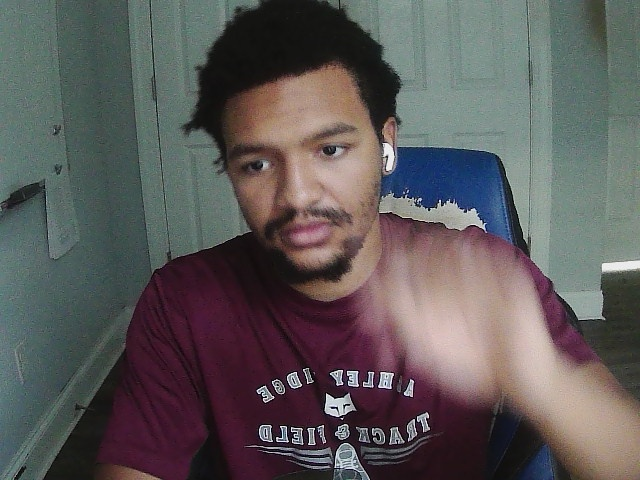
#> input picture dataset1/hand/hand_0.jpg, 640 x 480 px, given in place of the camera
$ python handtracker.py
#> lines starting #> are read from the running program, lines starting #| are printed output that depends on the picture; after the words box and inside, x2 and y2 are one past the last pixel; in counts of white or black regions, pixels touching at a corner belong together
import cv2
import numpy as np
import math
import json
import os

cv2.namedWindow("Hand Tracking", cv2.WINDOW_NORMAL)
cap = cv2.VideoCapture(0)

# Combined YCrCb and HSV thresholds
lower_YCrCb = np.array([0, 133, 77], dtype=np.uint8)
upper_YCrCb = np.array([255, 173, 127], dtype=np.uint8)

lower_HSV = np.array([0, 30, 60], dtype=np.uint8)
upper_HSV = np.array([20, 150, 255], dtype=np.uint8)

GESTURE_FILE = "gestures.json"

# Load or initialize gesture data
if os.path.exists(GESTURE_FILE):
    with open(GESTURE_FILE, "r") as f:
#> (reads gestures.json from the repository)
        gesture_db = json.load(f)
else:
    gesture_db = {}

def save_gesture_data():
    with open(GESTURE_FILE, "w") as f:
        json.dump(gesture_db, f)

# [39 lines left out: functions extract_gesture_vector, match_gesture, not called in this run]

def get_combined_skin_mask(frame):
    ycrcb = cv2.cvtColor(frame, cv2.COLOR_BGR2YCrCb)
    hsv = cv2.cvtColor(frame, cv2.COLOR_BGR2HSV)
    mask1 = cv2.inRange(ycrcb, lower_YCrCb, upper_YCrCb)
    mask2 = cv2.inRange(hsv, lower_HSV, upper_HSV)
    combined_mask = cv2.bitwise_and(mask1, mask2)
    combined_mask = cv2.GaussianBlur(combined_mask, (5, 5), 0)
    return combined_mask

recording = False
current_label = ""
sample_buffer = []

while True:
    ret, frame = cap.read()
#> frame is the input picture: shape (480, 640, 3); mean B, G, R 89.7, 89.8, 93.3
    if not ret:
        break

    frame = cv2.flip(frame, 1)
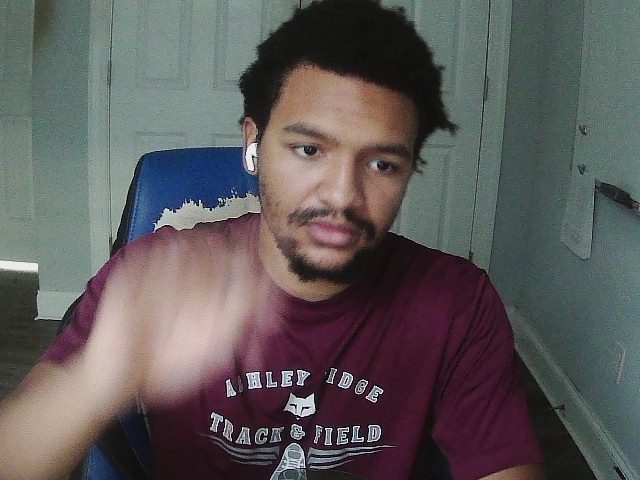
#> frame: shape (480, 640, 3); mean B, G, R 89.7, 89.8, 93.3
    mask = get_combined_skin_mask(frame)
#> in get_combined_skin_mask, `ycrcb = cv2.cvtColor(frame, cv2.COLOR_BGR2YCrCb)`: ycrcb: shape (480, 640, 3); mean of channels 0, 1, 2 90.8, 129.8, 127.4
#> in get_combined_skin_mask, `hsv = cv2.cvtColor(frame, cv2.COLOR_BGR2HSV)`: hsv: shape (480, 640, 3); mean H, S, V 85.1, 68.5, 103.2
#> in get_combined_skin_mask, `mask1 = cv2.inRange(ycrcb, lower_YCrCb, upper_YCrCb)`:
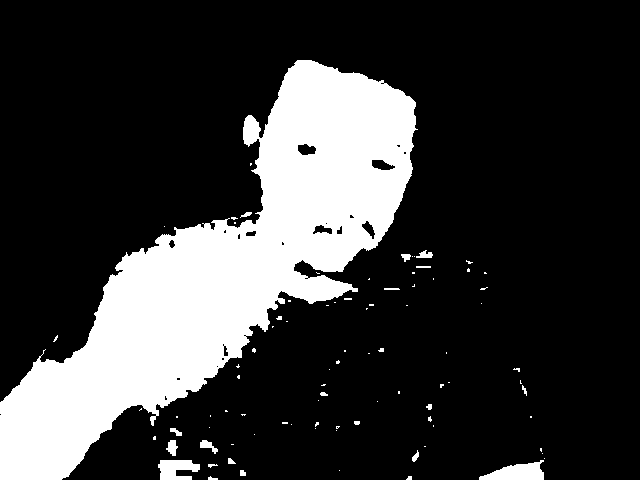
#> mask1: shape (480, 640); 21.6% white; 88 white regions (68 under 20 px), largest, box (x1, y1, x2, y2) and area: (0, 60, 418, 480) 63854, (479, 460, 544, 480) 806, (158, 460, 200, 480) 611
#> in get_combined_skin_mask, `mask2 = cv2.inRange(hsv, lower_HSV, upper_HSV)`:
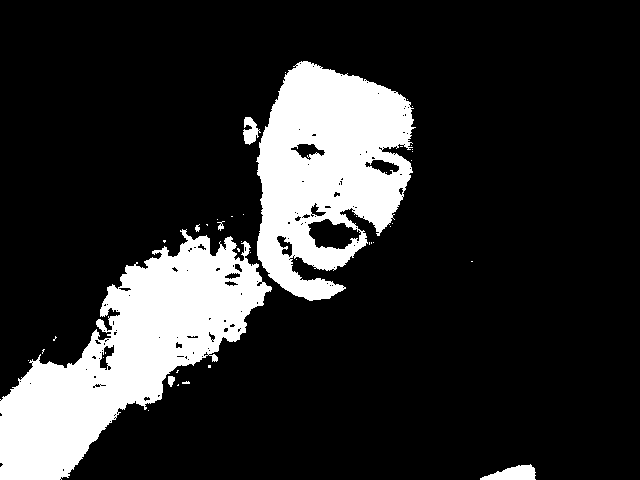
#> mask2: shape (480, 640); 17.5% white; 42 white regions (35 under 20 px), largest, box (x1, y1, x2, y2) and area: (0, 229, 272, 480) 28435, (256, 61, 416, 301) 24124, (480, 464, 536, 480) 567
#> in get_combined_skin_mask, `combined_mask = cv2.bitwise_and(mask1, mask2)`:
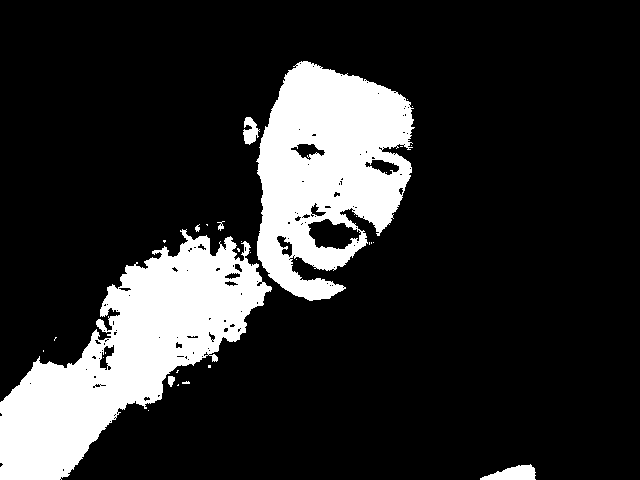
#> combined_mask: shape (480, 640); 17.4% white; 31 white regions (24 under 20 px)
#> in get_combined_skin_mask, `combined_mask = cv2.GaussianBlur(combined_mask, (5, 5), 0)`:
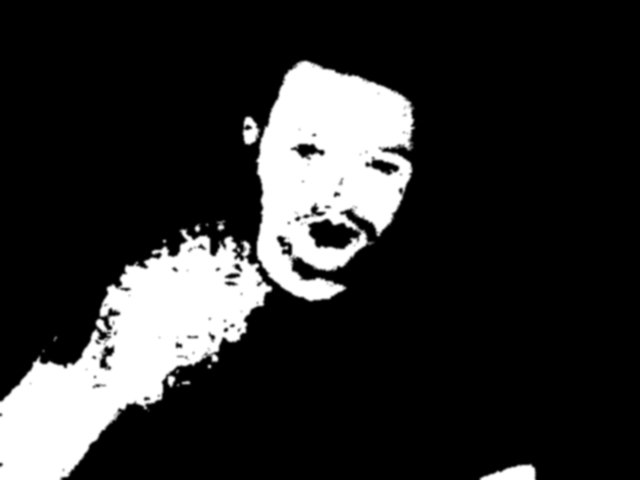
#> combined_mask: shape (480, 640); min 0, max 255, mean 44.4
    contours, _ = cv2.findContours(mask, cv2.RETR_EXTERNAL, cv2.CHAIN_APPROX_SIMPLE)
#> contours = 5 contours; box (x1, y1, x2, y2) and area: (0, 59, 417, 480) 60518, (478, 462, 538, 480) 692, (215, 219, 227, 233) 116, (52, 335, 59, 343) 36, (204, 222, 210, 228) 24

    if contours:
        hand_contour = max(contours, key=cv2.contourArea)
#> hand_contour = contour of 875 points, box (x1, y1, x2, y2) (0, 59, 417, 480), area 60518
        area = cv2.contourArea(hand_contour)
#> area = 60518.5
        x, y, w, h = cv2.boundingRect(hand_contour)
#> x = 0; y = 59; w = 417; h = 421
        aspect_ratio = w / float(h)
#> aspect_ratio = 0.99

        if 3000 < area < 40000 and 0.5 < aspect_ratio < 1.5:
            cv2.drawContours(frame, [hand_contour], -1, (0, 255, 0), 2)
            cv2.rectangle(frame, (x, y), (x + w, y + h), (255, 255, 0), 1)

            hull = cv2.convexHull(hand_contour)
            hull_indices = cv2.convexHull(hand_contour, returnPoints=False)
            defects = cv2.convexityDefects(hand_contour, hull_indices)

            gesture_vector = extract_gesture_vector(hand_contour, defects, frame.shape[0])
            print("Live vector:", gesture_vector)

            if recording:
                sample_buffer.append(gesture_vector)
                cv2.putText(frame, f"Recording {current_label}: {len(sample_buffer)}/30", (10, 90),
                            cv2.FONT_HERSHEY_SIMPLEX, 0.8, (255, 255, 0), 2)
                if len(sample_buffer) >= 30:
                    gesture_db[current_label] = sample_buffer.copy()
                    save_gesture_data()
                    print(f"Saved gesture: {current_label}")
                    sample_buffer.clear()
                    recording = False
            else:
                for label, vectors in gesture_db.items():
                    if match_gesture(gesture_vector, vectors):
                        cv2.putText(frame, f"Matched: {label}", (10, 130),
                                    cv2.FONT_HERSHEY_SIMPLEX, 0.9, (0, 255, 0), 2)
                        print(f"Matched gesture: {label}")
                        break
        else:
            cv2.putText(frame, "❌ Rejected - Not hand shape", (x, y - 10),
                        cv2.FONT_HERSHEY_SIMPLEX, 0.6, (0, 0, 255), 2)
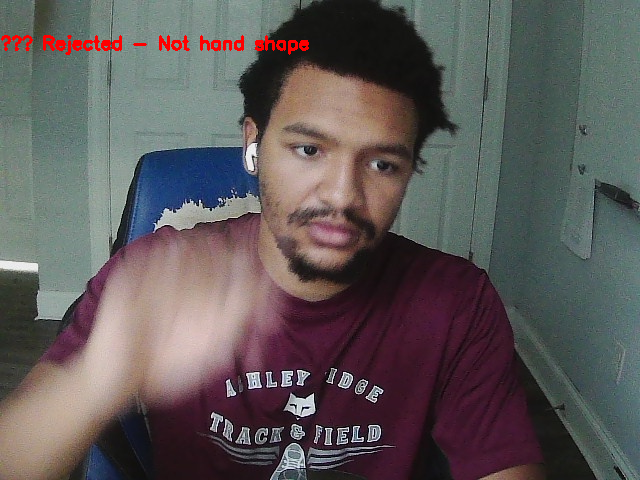
#> frame: shape (480, 640, 3); 0.63% of pixels changed, all inside (x1, y1, x2, y2) = (1, 35, 309, 55)

    cv2.imshow("Hand Tracker", frame)
    cv2.imshow("Skin Mask", mask)

    key = cv2.waitKey(1) & 0xFF
#> (key q is pressed here)
    if key == ord('q'):
        break
    elif key == ord('c') and not recording:
        current_label = input("Enter gesture label: ")
        sample_buffer = []
        recording = True
        print(f"Started recording gesture: {current_label}")

cap.release()
cv2.destroyAllWindows()
